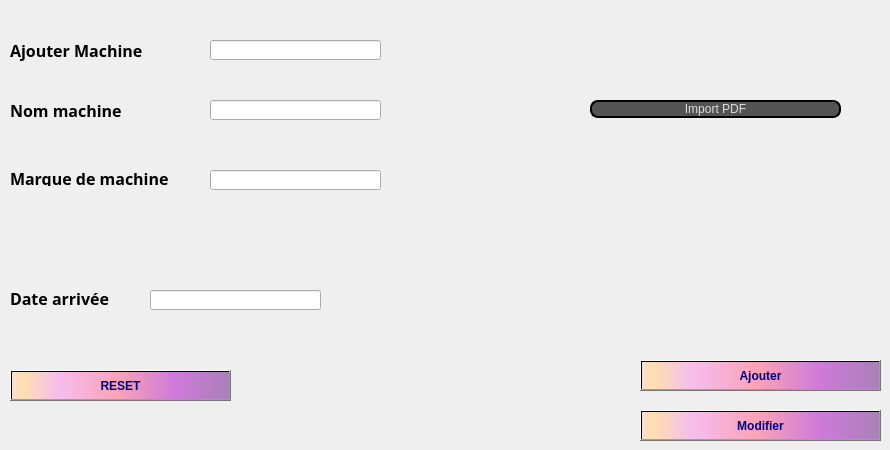
          <widget class="QWidget" name="tab_3">
           <attribute name="title">
            <string>Ajouter equipement</string>
           </attribute>
           <widget class="QLabel" name="label_13">
            <property name="geometry">
             <rect>
              <x>10</x>
              <y>90</y>
              <width>131</width>
              <height>41</height>
             </rect>
            </property>
            <property name="font">
             <font>
              <family>Sitka Display</family>
              <pointsize>12</pointsize>
              <bold>true</bold>
             </font>
            </property>
            <property name="text">
             <string>Nom machine</string>
            </property>
           </widget>
           <widget class="QLabel" name="label_14">
            <property name="geometry">
             <rect>
              <x>10</x>
              <y>40</y>
              <width>151</width>
              <height>21</height>
             </rect>
            </property>
            <property name="font">
             <font>
              <family>Sitka Display</family>
              <pointsize>12</pointsize>
              <bold>true</bold>
             </font>
            </property>
            <property name="text">
             <string>Ajouter Machine</string>
            </property>
           </widget>
           <widget class="QLabel" name="label_16">
            <property name="geometry">
             <rect>
              <x>10</x>
              <y>170</y>
              <width>191</width>
              <height>16</height>
             </rect>
            </property>
            <property name="font">
             <font>
              <family>Sitka Display</family>
              <pointsize>12</pointsize>
              <bold>true</bold>
             </font>
            </property>
            <property name="text">
             <string>Marque de machine</string>
            </property>
           </widget>
           <widget class="QLabel" name="label_17">
            <property name="geometry">
             <rect>
              <x>10</x>
              <y>290</y>
              <width>141</width>
              <height>16</height>
             </rect>
            </property>
            <property name="font">
             <font>
              <family>Sitka Display</family>
              <pointsize>12</pointsize>
              <bold>true</bold>
             </font>
            </property>
            <property name="text">
             <string>Date arrivée</string>
            </property>
           </widget>
           <widget class="QLineEdit" name="CODE_FORMATION">
            <property name="geometry">
             <rect>
              <x>210</x>
              <y>40</y>
              <width>171</width>
              <height>20</height>
             </rect>
            </property>
           </widget>
           <widget class="QLineEdit" name="NOM_FOR">
            <property name="geometry">
             <rect>
              <x>210</x>
              <y>100</y>
              <width>171</width>
              <height>20</height>
             </rect>
            </property>
           </widget>
           <widget class="QLineEdit" name="TYPE_FOR">
            <property name="geometry">
             <rect>
              <x>210</x>
              <y>170</y>
              <width>171</width>
              <height>20</height>
             </rect>
            </property>
           </widget>
           <widget class="QLineEdit" name="DURE_FOR">
            <property name="geometry">
             <rect>
              <x>150</x>
              <y>290</y>
              <width>171</width>
              <height>20</height>
             </rect>
            </property>
           </widget>
           <widget class="QPushButton" name="pushButtonAjouter">
            <property name="geometry">
             <rect>
              <x>640</x>
              <y>360</y>
              <width>241</width>
              <height>31</height>
             </rect>
            </property>
            <property name="font">
             <font>
              <pointsize>9</pointsize>
              <bold>true</bold>
             </font>
            </property>
            <property name="styleSheet">
             <string notr="true">background-color: qlineargradient(spread:pad, x1:1, y1:0, x2:1, y2:0, stop:0.919598 rgba(255, 0, 111, 255), stop:0.98 rgba(0, 0, 0, 255), stop:1 rgba(235, 148, 61, 255));
color: rgb(0, 0, 127);
background-color: qlineargradient(spread:pad, x1:0, y1:0, x2:1, y2:0, stop:0.0100503 rgba(252, 222, 204, 255), stop:0.0502513 rgba(254, 223, 175, 255), stop:0.211055 rgba(246, 189, 237, 255), stop:0.487437 rgba(249, 162, 183, 255), stop:0.753769 rgba(206, 122, 218, 255), stop:1 rgba(170, 128, 185, 255));</string>
            </property>
            <property name="text">
             <string>Ajouter</string>
            </property>
            <property name="icon">
             <iconset>
              <normaloff>:/ajouter.png</normaloff>:/ajouter.png</iconset>
            </property>
            <property name="iconSize">
             <size>
              <width>25</width>
              <height>50</height>
             </size>
            </property>
           </widget>
           <widget class="QPushButton" name="Mod_2">
            <property name="geometry">
             <rect>
              <x>640</x>
              <y>410</y>
              <width>241</width>
              <height>31</height>
             </rect>
            </property>
            <property name="font">
             <font>
              <pointsize>9</pointsize>
              <bold>true</bold>
             </font>
            </property>
            <property name="styleSheet">
             <string notr="true">background-color: qlineargradient(spread:pad, x1:1, y1:0, x2:1, y2:0, stop:0.919598 rgba(255, 0, 111, 255), stop:0.98 rgba(0, 0, 0, 255), stop:1 rgba(235, 148, 61, 255));
color: rgb(0, 0, 127);
background-color: qlineargradient(spread:pad, x1:0, y1:0, x2:1, y2:0, stop:0.0100503 rgba(252, 222, 204, 255), stop:0.0502513 rgba(254, 223, 175, 255), stop:0.211055 rgba(246, 189, 237, 255), stop:0.487437 rgba(249, 162, 183, 255), stop:0.753769 rgba(206, 122, 218, 255), stop:1 rgba(170, 128, 185, 255));</string>
            </property>
            <property name="text">
             <string>Modifier</string>
            </property>
            <property name="icon">
             <iconset>
              <normaloff>:/modifier.png</normaloff>:/modifier.png</iconset>
            </property>
            <property name="iconSize">
             <size>
              <width>25</width>
              <height>40</height>
             </size>
            </property>
           </widget>
           <widget class="QPushButton" name="pushButton_5">
            <property name="geometry">
             <rect>
              <x>10</x>
              <y>370</y>
              <width>221</width>
              <height>31</height>
             </rect>
            </property>
            <property name="font">
             <font>
              <pointsize>9</pointsize>
              <bold>true</bold>
             </font>
            </property>
            <property name="styleSheet">
             <string notr="true">background-color: qlineargradient(spread:pad, x1:1, y1:0, x2:1, y2:0, stop:0.919598 rgba(255, 0, 111, 255), stop:0.98 rgba(0, 0, 0, 255), stop:1 rgba(235, 148, 61, 255));
color: rgb(0, 0, 127);
background-color: qlineargradient(spread:pad, x1:0, y1:0, x2:1, y2:0, stop:0.0100503 rgba(252, 222, 204, 255), stop:0.0502513 rgba(254, 223, 175, 255), stop:0.211055 rgba(246, 189, 237, 255), stop:0.487437 rgba(249, 162, 183, 255), stop:0.753769 rgba(206, 122, 218, 255), stop:1 rgba(170, 128, 185, 255));</string>
            </property>
            <property name="text">
             <string>RESET</string>
            </property>
            <property name="icon">
             <iconset>
              <normaloff>:/reset.png</normaloff>:/reset.png</iconset>
            </property>
            <property name="iconSize">
             <size>
              <width>25</width>
              <height>40</height>
             </size>
            </property>
           </widget>
           <widget class="QWidget" name="verticalLayoutWidget_4">
            <property name="geometry">
             <rect>
              <x>590</x>
              <y>100</y>
              <width>251</width>
              <height>161</height>
             </rect>
            </property>
            <layout class="QVBoxLayout" name="verticalLayout_5">
             <item>
              <widget class="QPushButton" name="ImportPDF">
               <property name="styleSheet">
                <string notr="true">QPushButton {
color: #dcdcdc;
background:#535353;
border: none;
font-size:12px;
font-family:Arial, Helvetica, sans-serif;
border: 2px solid ;
border-radius: 8px;
}
QPushButton:hover {
color:#fff;
	background-color: rgb(0, 0, 127);
border: none;
}
</string>
               </property>
               <property name="text">
                <string>Import PDF</string>
               </property>
               <property name="icon">
                <iconset>
                 <normaloff>:/import.png</normaloff>:/import.png</iconset>
               </property>
               <property name="iconSize">
                <size>
                 <width>30</width>
                 <height>20</height>
                </size>
               </property>
              </widget>
             </item>
             <item>
              <widget class="QLabel" name="lbl_image">
               <property name="text">
                <string/>
               </property>
              </widget>
             </item>
            </layout>
           </widget>
          </widget>
